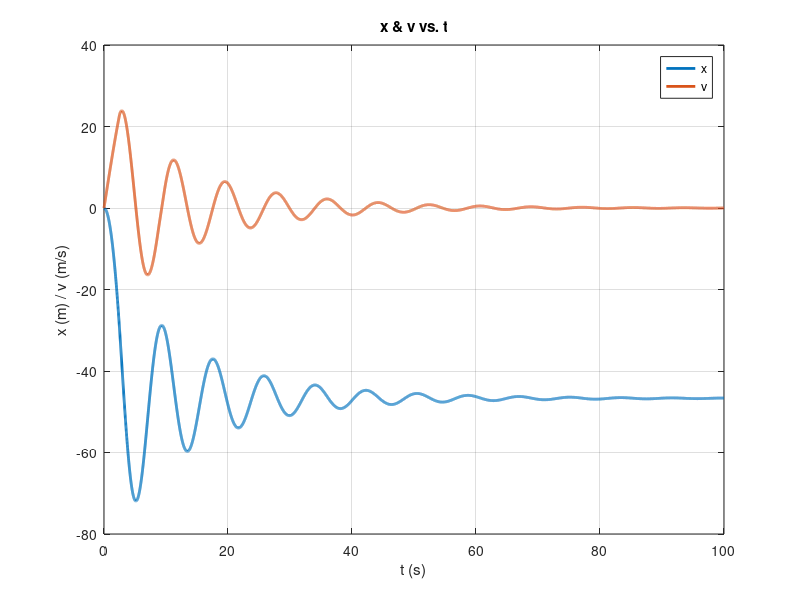

Write the MATLAB code that produced this figure.
clear all
close all
clc

% Parámetros
L = 30; % Longitud del resorte (m)
m = 68.1; % Masa del objeto (kg)
Cd = 0.25; % Coeficiente de arrastre
k = 40; % Constante del resorte (N/m)
g = 9.81; % Aceleración debido a la gravedad (m/s^2)
c = 8; % Coeficiente de amortiguamiento (Ns/m)
h = 0.01; % Paso de tiempo (s)

% Inicial
x = 0; % Posición inicial (m)
v = 0; % Velocidad inicial (m/s)
X = x; % Vector para almacenar las posiciones
V = v; % Vector para almacenar las velocidades
T = 0:h:100; % Vector de tiempo
oscilacionMenorA05 = false; % Flag para detectar la oscilación menor a 0.5m
tiempoOscilacionMenorA05 = NaN; % Tiempo cuando la oscilación es menor a 0.5m

% Aceleración
a = @(x, v) g - (Cd/m) * abs(v) * v;

% Runge-Kutta 4 method for numerical integration
for ti = T(2:end)
    % Calculate acceleration at current position and velocity
    a = @(x, v) g - (Cd/m) * abs(v) * v - (x > L) * ((k/m) * (x - L) + (c/m) * v);

    % Calculate k values for x and v
    k1x = h * v;
    k1v = h * a(x, v);
    k2x = h * (v + 0.5*k1v);
    k2v = h * a(x + 0.5*k1x, v + 0.5*k1v);
    k3x = h * (v + 0.5*k2v);
    k3v = h * a(x + 0.5*k2x, v + 0.5*k2v);
    k4x = h * (v + k3v);
    k4v = h * a(x + k3x, v + k3v);

    % Calculate new position and velocity using the k values
    x_new = x + (k1x + 2*k2x + 2*k3x + k4x) / 6;
    v_new = v + (k1v + 2*k2v + 2*k3v + k4v) / 6;

    % Check if the oscillation is smaller than 0.5m
    if abs(x_new - x) < 0.5 && ~oscilacionMenorA05
        oscilacionMenorA05 = true;
        tiempoOscilacionMenorA05 = ti;
    end

    % Update position and velocity
    x = x_new;
    v = v_new;

    % Store positions and velocities in vectors
    X = [X, x];
    V = [V, v];
end

% Plot
figure; plot(T, -X, 'LineWidth', 2); grid on; hold on;
plot(T, V, 'LineWidth', 2); xlabel('t (s)'); ylabel('x (m) / v (m/s)');
title('x & v vs. t'); legend('x', 'v'); hold off;

if oscilacionMenorA05
    fprintf('La posición tuvo una oscilación menor a 0.5m por primera vez en t = %f segundos.\n', tiempoOscilacionMenorA05);
else
    fprintf('La posición no tuvo una oscilación menor a 0.5m.\n');
end

